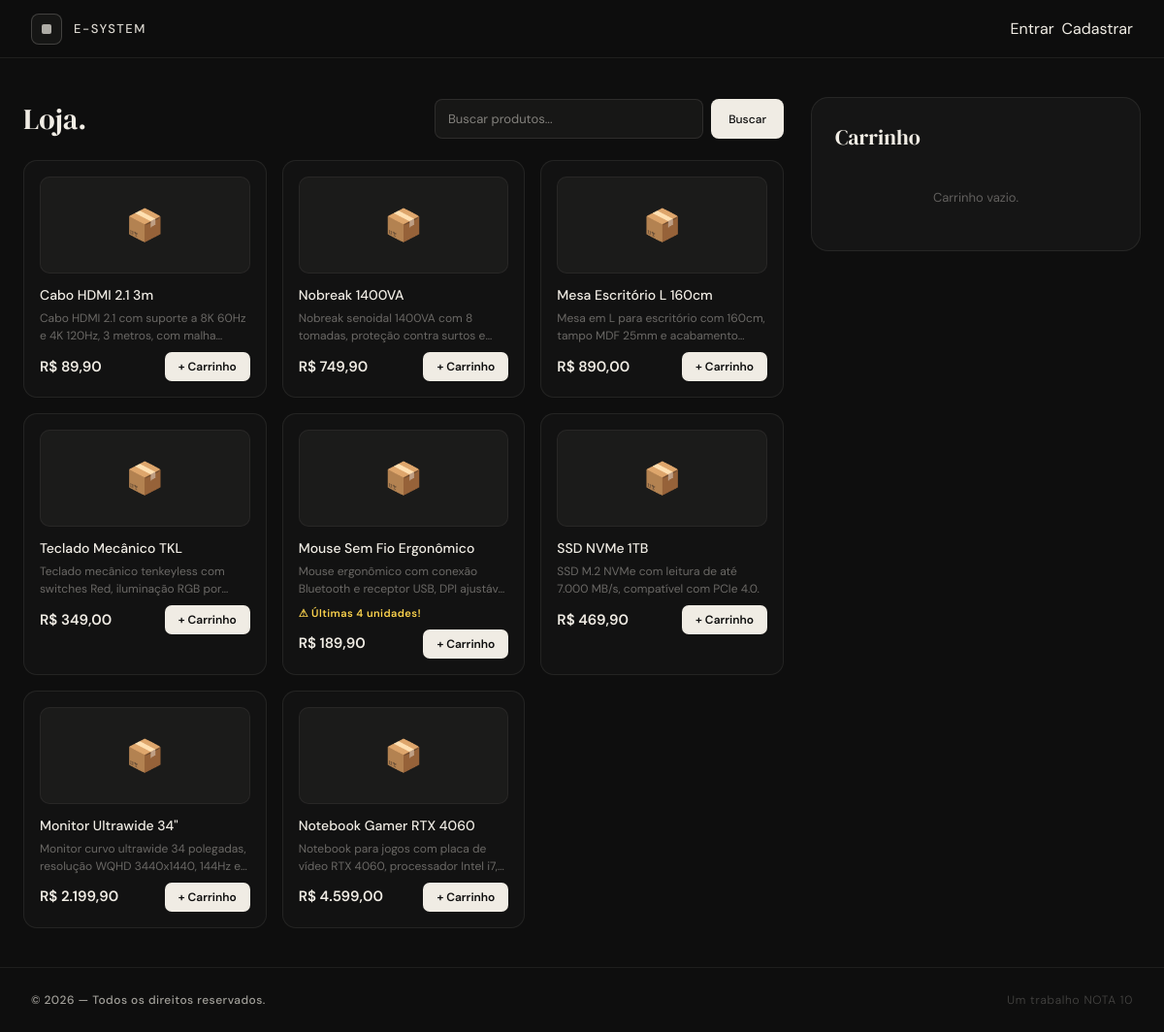
The app's page /cart.php with its own data.
### tables this page shows
CREATE TABLE IF NOT EXISTS products (
    id INT AUTO_INCREMENT PRIMARY KEY,
    supplier_id INT NOT NULL,
    name VARCHAR(255) NOT NULL,
    description TEXT NOT NULL,
    category VARCHAR(100),
    price DECIMAL(10,2) NOT NULL,
    stock INT NOT NULL DEFAULT 0,
    sku VARCHAR(100) NOT NULL UNIQUE,
    status ENUM('ativo', 'inativo') NOT NULL DEFAULT 'ativo',
    image_path VARCHAR(255) DEFAULT NULL,
    created_at TIMESTAMP DEFAULT CURRENT_TIMESTAMP,
    FOREIGN KEY (supplier_id) REFERENCES suppliers(id)
        ON UPDATE CASCADE
        ON DELETE RESTRICT
);

### src/connection/db.php (called while the page is built, shortened)
<?php
class Connection {
    private static $instance = null;
    private function __construct() {
        $host = 'db';
        $db = 'testdb';
        $user = 'root';
        $pass = 'root';
        try {
            $this->conn = new PDO("mysql:host=$host;dbname=$db;charset=utf8mb4", $user, $pass);
        } catch (PDOException $e) {
            die("Erro de conexão: " . $e->getMessage());
        }
    }
     public static function getInstance(): PDO {
        if (self::$instance === null) {
            $obj = new Connection();
            self::$instance = $obj->conn;
        }
        return self::$instance;
    }
}

### src/dao/ProductDAO.php (called while the page is built, shortened)
<?php
require_once __DIR__ . '/../connection/db.php';
class ProductDAO {
    private PDO $db;
    public function __construct() {
        $this->db = Connection::getInstance();
    }
    private function baseSelect(): string {
        return 'SELECT p.*, s.name AS supplier_name
                FROM products p
                LEFT JOIN suppliers s ON s.id = p.supplier_id';
    }
    public function findAllWithSupplier(): array {
        $stmt = $this->db->query($this->baseSelect() . ' ORDER BY p.id DESC');
        return $stmt->fetchAll(PDO::FETCH_ASSOC);
    }
}

### src/cart.php (the view, shortened to what this page needs)
<?php
require_once 'dao/ProductDAO.php';
$productDAO = new ProductDAO();
$searchQuery = trim($_GET['search'] ?? '');
$allProducts = $searchQuery !== '' ? $productDAO->searchByNameOrSku($searchQuery) : $productDAO->findAllWithSupplier();
$catalog     = array_values(array_filter($allProducts, fn($p) => ($p['status'] ?? '') === 'ativo'));
function fmtBrl(float $v): string {
    return 'R$ ' . number_format($v, 2, ',', '.');
}
include 'partials/header.php';
$inputStyle = "background:rgba(240,236,228,0.04);border:1px solid rgba(240,236,228,0.1);border-radius:8px;padding:10px 13px;font-size:13px;font-family:'DM Sans',sans-serif;color:#f0ece4;outline:none;width:100%;box-sizing:border-box";
?>
<main class="flex-grow px-6 py-10" style="max-width:1300px;margin:0 auto;width:100%">
  <div class="rg-cart">
    <section>
      <div style="display:flex;align-items:center;justify-content:space-between;gap:16px;margin-bottom:20px">
        <h1 style="font-family:'DM Serif Display',serif;font-size:30px;font-weight:400;margin:0">Loja.</h1>
        <form method="get" style="display:flex;gap:8px;flex:1;max-width:360px">
          <input type="text" name="search" value="<?= htmlspecialchars($searchQuery) ?>"
            placeholder="Buscar produtos..." style="<?= $inputStyle ?>;flex:1">
          <button type="submit" style="padding:10px 18px;background:#f0ece4;color:#0e0e0e;border:none;border-radius:8px;font-size:12px;font-weight:500;cursor:pointer;white-space:nowrap">Buscar</button>
        </form>
      </div>
      <?php if (empty($catalog)): ?>
        <div style="border:1px solid rgba(240,236,228,0.08);border-radius:14px;padding:48px;text-align:center;font-size:13px;color:rgba(240,236,228,0.3)">
          Nenhum produto disponível<?= $searchQuery ? ' para "' . htmlspecialchars($searchQuery) . '"' : '' ?>.
        </div>
      <?php else: ?>
        <div style="display:grid;grid-template-columns:repeat(auto-fill,minmax(240px,1fr));gap:16px">
          <?php foreach ($catalog as $p):
            $pStock  = (int)($p['stock'] ?? 0);
            $inCart  = $_SESSION['cart'][$p['id']]['quantity'] ?? 0;
            $unavail = $pStock === 0;
          ?>
            <div style="border:1px solid rgba(240,236,228,0.08);border-radius:14px;padding:16px;background:rgba(255,255,255,0.02);<?= $unavail ? 'opacity:0.55' : '' ?>">
              <a href="product_detail.php?id=<?= (int)$p['id'] ?>" style="display:block;text-decoration:none">
                <?php if (!empty($p['image_path'])): ?>
                  <img src="<?= htmlspecialchars($p['image_path']) ?>" alt="<?= htmlspecialchars($p['name']) ?>"
                    style="width:100%;height:140px;object-fit:cover;border-radius:10px;margin-bottom:12px;border:1px solid rgba(240,236,228,0.06)">
                <?php else: ?>
                  <div style="width:100%;height:100px;border-radius:10px;background:rgba(240,236,228,0.04);margin-bottom:12px;display:flex;align-items:center;justify-content:center;font-size:32px;border:1px solid rgba(240,236,228,0.06)">📦</div>
                <?php endif ?>
              </a>
              <a href="product_detail.php?id=<?= (int)$p['id'] ?>" style="font-size:14px;font-weight:500;display:block;margin:0 0 4px;color:#f0ece4;text-decoration:none"><?= htmlspecialchars($p['name']) ?></a>
              <?php if (!empty($p['description'])): ?>
                <p style="font-size:12px;color:rgba(240,236,228,0.4);margin:0 0 8px;line-height:1.5;display:-webkit-box;-webkit-line-clamp:2;-webkit-box-orient:vertical;overflow:hidden">
                  <?= htmlspecialchars($p['description']) ?>
                </p>
              <?php endif ?>
              <?php if (!$unavail && $pStock <= 5): ?>
                <p style="font-size:11px;font-weight:600;color:#fcd34d;margin:0 0 8px;letter-spacing:0.04em">
                  ⚠ Últimas <?= $pStock ?> unidade<?= $pStock !== 1 ? 's' : '' ?>!
                </p>
              <?php endif ?>
              <div style="display:flex;align-items:center;justify-content:space-between;margin-top:auto">
                <span style="font-size:15px;font-weight:600"><?= fmtBrl((float)$p['price']) ?></span>
                <?php if ($unavail): ?>
                  <span style="font-size:11px;padding:4px 10px;border-radius:6px;background:rgba(226,75,74,0.1);color:#fda4af;font-weight:500">Indisponível</span>
                <?php else: ?>
                  <button type="button"
                    data-ajax-add="<?= (int)$p['id'] ?>"
                    style="padding:6px 14px;background:#f0ece4;color:#0e0e0e;border:none;border-radius:7px;font-size:12px;font-weight:600;cursor:pointer">
                    <?= $inCart > 0 ? '+ 1 (tem ' . $inCart . ')' : '+ Carrinho' ?>
                  </button>
                <?php endif ?>
              </div>
            </div>
          <?php endforeach ?>
        </div>
      <?php endif ?>
    </section>
    <aside style="position:sticky;top:76px">
      <div style="border:1px solid rgba(240,236,228,0.08);border-radius:18px;padding:24px;background:rgba(255,255,255,0.03)">
        <h2 style="font-family:'DM Serif Display',serif;font-size:22px;font-weight:400;margin:0 0 16px">Carrinho</h2>
        <div id="cart-empty-msg" style="<?= !empty($_SESSION['cart']) ? 'display:none' : '' ?>">
          <p style="font-size:13px;color:rgba(240,236,228,0.35);text-align:center;padding:20px 0">Carrinho vazio.</p>
        </div>
      </div>
    </aside>
  </div>
</main>
<?php include 'partials/footer.php'; ?>

### src/partials/header.php (style rules this page uses)
:root { --cream: #f0ece4; --bg: #0e0e0e; --border: rgba(240,236,228,0.1); --muted: rgba(240,236,228,0.38); }
body { font-family: 'DM Sans', sans-serif; background: var(--bg); color: var(--cream); }
.rg-cart { display:grid; grid-template-columns:1fr 340px; gap:28px; align-items:start }

### records on screen
products: name "Cabo HDMI 2.1 3m", description "Cabo HDMI 2.1 com suporte a 8K 60Hz e 4K 120Hz, 3 metros, com…", price "R$ 89,90", shows "+ Carrinho"
products: name "Nobreak 1400VA", description "Nobreak senoidal 1400VA com 8 tomadas, proteção contra surtos…", price "R$ 749,90", shows "+ Carrinho"
products: name "Mesa Escritório L 160cm", description "Mesa em L para escritório com 160cm, tampo MDF 25mm e…", price "R$ 890,00", shows "+ Carrinho"
products: name "Teclado Mecânico TKL", description "Teclado mecânico tenkeyless com switches Red, iluminação RGB…", price "R$ 349,00", shows "+ Carrinho"
products: name "Mouse Sem Fio Ergonômico", description "Mouse ergonômico com conexão Bluetooth e receptor USB, DPI…", stock "4", price "R$ 189,90", shows "+ Carrinho"
products: name "SSD NVMe 1TB", description "SSD M.2 NVMe com leitura de até 7.000 MB/s, compatível com PCIe 4.0.", price "R$ 469,90", shows "+ Carrinho"
products: name "Monitor Ultrawide 34\"", description "Monitor curvo ultrawide 34 polegadas, resolução WQHD 3440x1440, 144Hz…", price "R$ 2.199,90", shows "+ Carrinho"
products: name "Notebook Gamer RTX 4060", description "Notebook para jogos com placa de vídeo RTX 4060, processador Intel…", price "R$ 4.599,00", shows "+ Carrinho"
